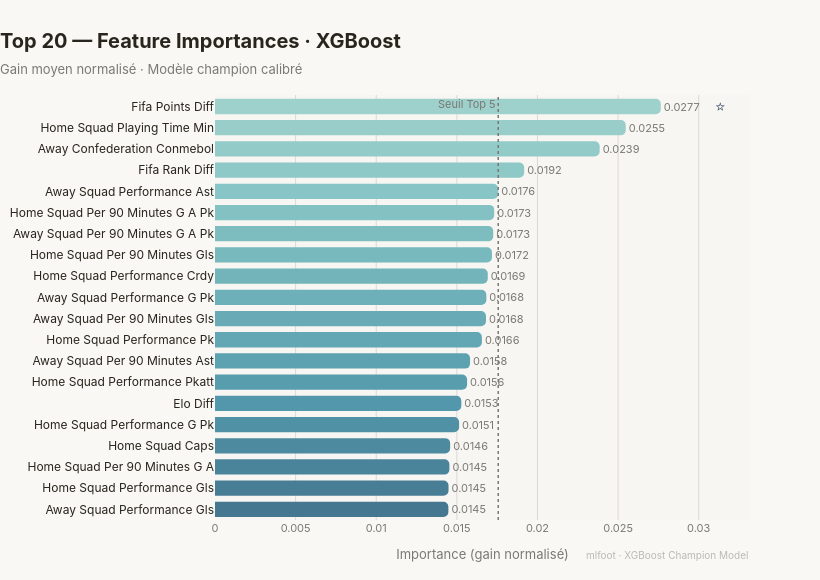

The cell this chart's notebook holds for it:
### Markdown cell above
## 5. Etape 4 - Nettoyer le Bruit (Feature Importance)

Decouverte: `city` et `country` ajoutent du bruit et prennent beaucoup de place dans les features importance (geographie non predictive).

On conserve un modele plus strategique: Elo, FIFA points, temps de jeu FBref.

Visualisation: Top 20 des features finales.

### Code cell
import joblib
import numpy as np
import pandas as pd
import plotly.graph_objects as go
import colorsys
from pathlib import Path

# --- Chargement modèle ---
model_path = PROC_DIR / "models" / "champion_xgboost.pkl"
model = joblib.load(model_path)

# --- Extraction pipeline (CalibratedClassifierCV ou direct) ---
if hasattr(model, "calibrated_classifiers_"):
    first_fold = model.calibrated_classifiers_[0].estimator
else:
    first_fold = model

preprocessor = first_fold.steps[0][1]
xgb_model    = first_fold.steps[-1][1]

try:
    feature_names = preprocessor.get_feature_names_out()
except Exception:
    feature_names = [f"feature_{i}" for i in range(len(xgb_model.feature_importances_))]

# --- Nettoyage des noms de features (retire les préfixes sklearn type "num__", "cat__") ---
def clean_name(name: str) -> str:
    if "__" in name:
        name = name.split("__", 1)[1]
    return name.replace("_", " ").title()

# --- DataFrame ---
importances = xgb_model.feature_importances_
min_len = min(len(feature_names), len(importances))

df_imp = (
    pd.DataFrame({
        "Feature":    [clean_name(f) for f in feature_names[:min_len]],
        "Feature_raw": feature_names[:min_len],
        "Importance": importances[:min_len],
    })
    .sort_values("Importance", ascending=False)
    .head(20)
    .reset_index(drop=True)
)

# Tri croissant pour le bar horizontal (top en haut avec autorange=reversed)
df_plot = df_imp.sort_values("Importance", ascending=True).reset_index(drop=True)

# --- Palette gradient (même logique que WC 2026) ---
n = len(df_plot)

def oklch_approx_to_hex(l, c, h_deg):
    h = h_deg / 360
    s = min(c * 2.5, 1.0)
    r, g, b = colorsys.hls_to_rgb(h, l, s)
    return f"#{int(r*255):02x}{int(g*255):02x}{int(b*255):02x}"

# Gradient du bas (faible importance, bleu froid) vers le haut (forte, teal chaud)
hex_colors = [
    oklch_approx_to_hex(0.42 + 0.30 * (i / max(n - 1, 1)), 0.14, 200 - 25 * (i / max(n - 1, 1)))
    for i in range(n)
]

# --- Seuil top 5 ---
threshold = df_plot["Importance"].nlargest(5).min()

# --- Figure ---
fig = go.Figure()

fig.add_trace(go.Bar(
    x=df_plot["Importance"],
    y=df_plot["Feature"],
    orientation="h",
    marker=dict(
        color=hex_colors,
        line=dict(width=0),
        cornerradius=5,
    ),
    text=[f"{v:.4f}" for v in df_plot["Importance"]],
    textposition="outside",
    textfont=dict(size=11, family="Inter, sans-serif", color="#7a7974"),
    hovertemplate="<b>%{y}</b><br>Importance : <b>%{x:.5f}</b><extra></extra>",
    cliponaxis=False,
))

# --- Ligne de seuil top 5 ---
fig.add_vline(
    x=threshold,
    line_dash="dot",
    line_color="#7a7974",
    line_width=1.5,
    annotation_text="Seuil Top 5",
    annotation_position="top left",
    annotation_font=dict(size=11, color="#7a7974"),
)

# --- Étoile sur la feature #1 ---
top_feature = df_plot.iloc[-1]
fig.add_annotation(
    x=top_feature["Importance"],
    y=top_feature["Feature"],
    text="⭐",
    showarrow=False,
    xanchor="left",
    xshift=52,
    font=dict(size=15),
)

# --- Layout ---
max_imp = df_plot["Importance"].max()

fig.update_layout(
    title=dict(
        text=(
            "<b>Top 20 — Feature Importances · XGBoost</b><br>"
            "<span style='font-size:13px;color:#7a7974'>"
            "Gain moyen normalisé · Modèle champion calibré</span>"
        ),
        font=dict(size=20, family="Inter, sans-serif", color="#28251d"),
        x=0,
        xanchor="left",
        pad=dict(b=20),
    ),
    xaxis=dict(
        title=dict(
            text="Importance (gain normalisé)",
            font=dict(size=13, color="#7a7974"),
        ),
        gridcolor="#dcd9d5",
        gridwidth=1,
        zeroline=False,
        range=[0, max_imp * 1.20],
        tickfont=dict(size=11, family="Inter, sans-serif", color="#7a7974"),
    ),
    yaxis=dict(
        title=None,
        tickfont=dict(size=12, family="Inter, sans-serif", color="#28251d"),
        automargin=True,    # évite la troncature des longs noms
    ),
    plot_bgcolor="#f7f6f2",
    paper_bgcolor="#f9f8f5",
    margin=dict(l=10, r=70, t=95, b=60),
    height=580,
    width=820,
    showlegend=False,
    bargap=0.28,
    font=dict(family="Inter, sans-serif"),
    hoverlabel=dict(
        bgcolor="#1c1b19",
        font=dict(color="#cdccca", size=13, family="Inter, sans-serif"),
        bordercolor="#393836",
    ),
)

# --- Watermark ---
fig.add_annotation(
    text="mlfoot · XGBoost Champion Model",
    xref="paper", yref="paper",
    x=1, y=-0.10,
    xanchor="right",
    font=dict(size=10, color="#bab9b4"),
    showarrow=False,
)

fig.show()
# fig.write_image("feature_importance_xgb.png", scale=2)

### Figure 1 — Plotly figure (JSON) as saved in the notebook; plotly's stock layout.template omitted (floating-point values rounded to 4 significant figures)
{"data": [{"cliponaxis": false, "hovertemplate": "<b>%{y}</b><br>Importance : <b>%{x:.5f}</b><extra></extra>", "marker": {"color": ["#457790", "#487d96", "#4a849b", "#4d8aa0", "#5091a6", "#5297ab", "#579dae", "#5da2b1", "#62a7b3", "#68abb6", "#6db0b9", "#73b4bb", "#78b9be", "#7dbdc0", "#83c1c3", "#88c5c6", "#8ec8c7", "#93cbc9", "#99cdca", "#9ed0cc"], "cornerradius": 5, "line": {"width": 0}}, "orientation": "h", "text": ["0.0145", "0.0145", "0.0145", "0.0146", "0.0151", "0.0153", "0.0156", "0.0158", "0.0166", "0.0168", "0.0168", "0.0169", "0.0172", "0.0173", "0.0173", "0.0176", "0.0192", "0.0239", "0.0255", "0.0277"], "textfont": {"color": "#7a7974", "family": "Inter, sans-serif", "size": 11}, "textposition": "outside", "type": "bar", "x": [0.01448, 0.01448, 0.01454, 0.01458, 0.01514, 0.01528, 0.01563, 0.01582, 0.01655, 0.01681, 0.01683, 0.01692, 0.01718, 0.01726, 0.01732, 0.01757, 0.01918, 0.02386, 0.02547, 0.02765], "y": ["Away Squad Performance Gls", "Home Squad Performance Gls", "Home Squad Per 90 Minutes G A", "Home Squad Caps", "Home Squad Performance G Pk", "Elo Diff", "Home Squad Performance Pkatt", "Away Squad Per 90 Minutes Ast", "Home Squad Performance Pk", "Away Squad Per 90 Minutes Gls", "Away Squad Performance G Pk", "Home Squad Performance Crdy", "Home Squad Per 90 Minutes Gls", "Away Squad Per 90 Minutes G A Pk", "Home Squad Per 90 Minutes G A Pk", "Away Squad Performance Ast", "Fifa Rank Diff", "Away Confederation Conmebol", "Home Squad Playing Time Min", "Fifa Points Diff"]}], "layout": {"annotations": [{"font": {"color": "#7a7974", "size": 11}, "showarrow": false, "text": "Seuil Top 5", "x": 0.01757, "xanchor": "right", "xref": "x", "y": 1, "yanchor": "top", "yref": "y domain"}, {"font": {"size": 15}, "showarrow": false, "text": "⭐", "x": 0.02765, "xanchor": "left", "xshift": 52, "y": "Fifa Points Diff"}, {"font": {"color": "#bab9b4", "size": 10}, "showarrow": false, "text": "mlfoot · XGBoost Champion Model", "x": 1, "xanchor": "right", "xref": "paper", "y": -0.1, "yref": "paper"}], "bargap": 0.28, "font": {"family": "Inter, sans-serif"}, "height": 580, "hoverlabel": {"bgcolor": "#1c1b19", "bordercolor": "#393836", "font": {"color": "#cdccca", "family": "Inter, sans-serif", "size": 13}}, "margin": {"b": 60, "l": 10, "r": 70, "t": 95}, "paper_bgcolor": "#f9f8f5", "plot_bgcolor": "#f7f6f2", "shapes": [{"line": {"color": "#7a7974", "dash": "dot", "width": 1.5}, "type": "line", "x0": 0.01757, "x1": 0.01757, "xref": "x", "y0": 0, "y1": 1, "yref": "y domain"}], "showlegend": false, "title": {"font": {"color": "#28251d", "family": "Inter, sans-serif", "size": 20}, "pad": {"b": 20}, "text": "<b>Top 20 — Feature Importances · XGBoost</b><br><span style='font-size:13px;color:#7a7974'>Gain moyen normalisé · Modèle champion calibré</span>", "x": 0, "xanchor": "left"}, "width": 820, "xaxis": {"gridcolor": "#dcd9d5", "gridwidth": 1, "range": [0, 0.03318], "tickfont": {"color": "#7a7974", "family": "Inter, sans-serif", "size": 11}, "title": {"font": {"color": "#7a7974", "size": 13}, "text": "Importance (gain normalisé)"}, "zeroline": false}, "yaxis": {"automargin": true, "tickfont": {"color": "#28251d", "family": "Inter, sans-serif", "size": 12}, "title": {}}}}
